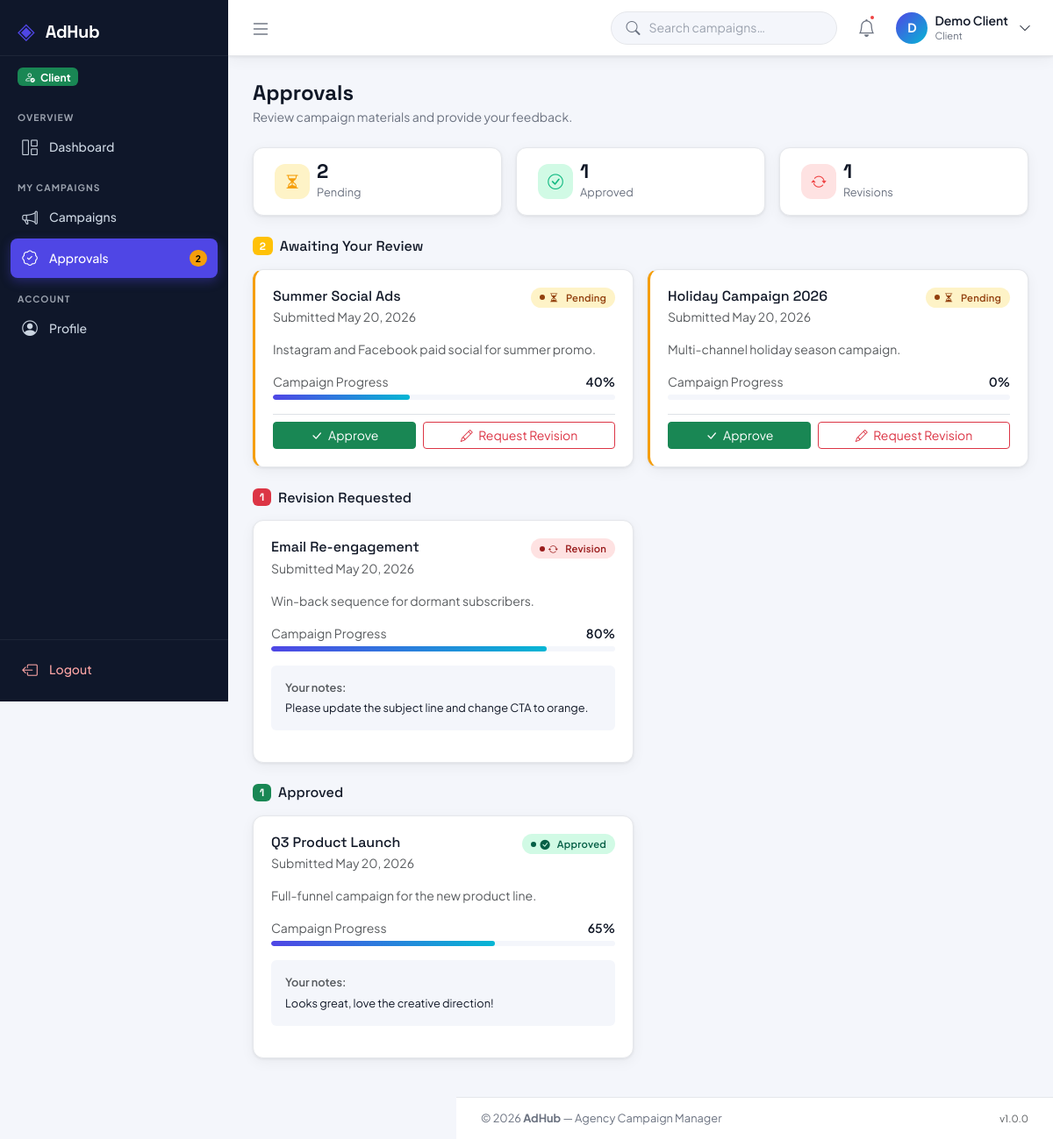
Page /client/approvals.php (signed in) on the committed database.
### tables this page shows
CREATE TABLE IF NOT EXISTS approvals (
    id          INT AUTO_INCREMENT PRIMARY KEY,
    campaign_id INT NOT NULL,
    asset_id    INT DEFAULT NULL,
    client_id   INT NOT NULL,
    status      ENUM('pending','approved','revision') DEFAULT 'pending',
    notes       TEXT,
    reviewed_at TIMESTAMP NULL,
    created_at  TIMESTAMP DEFAULT CURRENT_TIMESTAMP,
    FOREIGN KEY (campaign_id) REFERENCES campaigns(id) ON DELETE CASCADE,
    FOREIGN KEY (client_id)   REFERENCES users(id)     ON DELETE CASCADE,
    FOREIGN KEY (asset_id)    REFERENCES campaign_assets(id) ON DELETE SET NULL
);

CREATE TABLE IF NOT EXISTS campaigns (
    id          INT AUTO_INCREMENT PRIMARY KEY,
    title       VARCHAR(200) NOT NULL,
    description TEXT,
    client_id   INT NOT NULL,
    status      ENUM('draft','active','review','completed','paused') DEFAULT 'draft',
    budget      DECIMAL(12,2) DEFAULT 0.00,
    start_date  DATE,
    end_date    DATE,
    progress    INT DEFAULT 0,
    created_by  INT NOT NULL,
    created_at  TIMESTAMP DEFAULT CURRENT_TIMESTAMP,
    updated_at  TIMESTAMP DEFAULT CURRENT_TIMESTAMP ON UPDATE CURRENT_TIMESTAMP,
    FOREIGN KEY (client_id)  REFERENCES users(id) ON DELETE CASCADE,
    FOREIGN KEY (created_by) REFERENCES users(id) ON DELETE CASCADE
);

### client/approvals.php (the view, shortened to what this page needs)
<?php
require_once __DIR__ . '/../includes/header.php';
$stmt = $pdo->prepare(
    "SELECT a.id, a.status, a.notes, a.created_at, a.reviewed_at,
            c.id AS campaign_id, c.title AS campaign_title, c.status AS campaign_status,
            c.progress, c.description
     FROM approvals a
     JOIN campaigns c ON a.campaign_id = c.id
     WHERE a.client_id = ?
     ORDER BY
         FIELD(a.status, 'pending', 'revision', 'approved'),
         a.created_at DESC"
);
$stmt->execute([$user_id]);
$approvals = $stmt->fetchAll();
$counts = ['pending' => 0, 'approved' => 0, 'revision' => 0];
foreach ($approvals as $a) {
    $counts[$a['status']] = ($counts[$a['status']] ?? 0) + 1;
}
$badge_map = [
    'pending'  => 'badge-pending',
    'approved' => 'badge-approved',
    'revision' => 'badge-revision',
];
$icon_map = [
    'pending'  => 'bi-hourglass-split',
    'approved' => 'bi-check-circle-fill',
    'revision' => 'bi-arrow-repeat',
];
?>
<?php require_once __DIR__ . '/../includes/sidebar.php'; ?>
<div class="adhub-content-wrapper" id="contentWrapper">
    <?php require_once __DIR__ . '/../includes/navbar.php'; ?>
    <main class="adhub-main">
        <div class="page-header">
            <div>
                <h1 class="page-title">Approvals</h1>
                <p class="page-subtitle">Review campaign materials and provide your feedback.</p>
            </div>
        </div>
        <div class="d-flex gap-3 mb-4 flex-wrap">
            <div class="d-flex align-items-center gap-2 px-4 py-3 adhub-card" style="flex:1;min-width:140px;">
                <div class="stat-icon amber" style="width:40px;height:40px;font-size:1.1rem;">
                    <i class="bi bi-hourglass-split"></i>
                </div>
                <div>
                    <div class="stat-value" style="font-size:1.4rem;"><?= $counts['pending'] ?></div>
                    <div class="stat-label">Pending</div>
                </div>
            </div>
            <div class="d-flex align-items-center gap-2 px-4 py-3 adhub-card" style="flex:1;min-width:140px;">
                <div class="stat-icon green" style="width:40px;height:40px;font-size:1.1rem;">
                    <i class="bi bi-check-circle"></i>
                </div>
                <div>
                    <div class="stat-value" style="font-size:1.4rem;"><?= $counts['approved'] ?></div>
                    <div class="stat-label">Approved</div>
                </div>
            </div>
            <div class="d-flex align-items-center gap-2 px-4 py-3 adhub-card" style="flex:1;min-width:140px;">
                <div class="stat-icon red" style="width:40px;height:40px;font-size:1.1rem;">
                    <i class="bi bi-arrow-repeat"></i>
                </div>
                <div>
                    <div class="stat-value" style="font-size:1.4rem;"><?= $counts['revision'] ?></div>
                    <div class="stat-label">Revisions</div>
                </div>
            </div>
        </div>
        <?php if (empty($approvals)): ?>
        <div class="adhub-card">
            <div class="card-body text-center py-5 text-muted">
                <i class="bi bi-patch-check fs-1 d-block mb-3 opacity-25"></i>
                <p class="mb-0">No approval requests yet. Your agency will notify you when materials are ready for review.</p>
            </div>
        </div>
        <?php else: ?>
        <?php
        $grouped = ['pending' => [], 'revision' => [], 'approved' => []];
        foreach ($approvals as $a) {
            $grouped[$a['status']][] = $a;
        }
        $sections = [
            'pending'  => ['label' => 'Awaiting Your Review',    'color' => 'warning'],
            'revision' => ['label' => 'Revision Requested',      'color' => 'danger'],
            'approved' => ['label' => 'Approved',                 'color' => 'success'],
        ];
        foreach ($sections as $status => $section):
        ?>
        <div class="mb-4">
            <h6 class="fw-700 mb-3 d-flex align-items-center gap-2" style="font-family:var(--font-heading);">
                <span class="badge bg-<?= $section['color'] ?>"><?= count($grouped[$status]) ?></span>
                <?= $section['label'] ?>
            </h6>
            <div class="row g-3">
                <?php foreach ($grouped[$status] as $a): ?>
                <div class="col-lg-6">
                    <div class="adhub-card h-100 <?= $status === 'pending' ? 'approval-pending-card' : '' ?>">
                        <div class="card-body">
                            <div class="d-flex justify-content-between align-items-start mb-3">
                                <div>
                                    <h6 class="fw-700 mb-1" style="font-family:var(--font-heading);">
                                        <?= htmlspecialchars($a['campaign_title']) ?>
                                    </h6>
                                    <div class="text-muted small">
                                        Submitted <?= date('M d, Y', strtotime($a['created_at'])) ?>
                                    </div>
                                </div>
                                <span class="adhub-badge <?= $badge_map[$a['status']] ?>">
                                    <i class="bi <?= $icon_map[$a['status']] ?> me-1"></i>
                                    <?= ucfirst($a['status']) ?>
                                </span>
                            </div>
                            <?php if ($a['description']): ?>
                            <p class="text-muted small mb-3"><?= htmlspecialchars($a['description']) ?></p>
                            <?php endif; ?>
                            <div class="mb-3">
                                <div class="d-flex justify-content-between small mb-1">
                                    <span class="text-muted">Campaign Progress</span>
                                    <span class="fw-600"><?= $a['progress'] ?>%</span>
                                </div>
                                <div class="adhub-progress">
                                    <div class="adhub-progress-bar" data-progress="<?= $a['progress'] ?>"></div>
                                </div>
                            </div>
                            <?php if ($a['notes'] && $a['status'] !== 'pending'): ?>
                            <div class="rounded-2 p-3 mb-3" style="background:var(--ah-bg);font-size:.8rem;">
                                <div class="fw-600 mb-1 text-muted">Your notes:</div>
                                <?= htmlspecialchars($a['notes']) ?>
                            </div>
                            <?php endif; ?>
                            <?php if ($a['status'] === 'pending'): ?>
                            <div class="d-flex gap-2 pt-2 border-top">
                                <button class="btn btn-success btn-sm flex-grow-1"
                                        data-bs-toggle="modal"
                                        data-bs-target="#approvalModal"
                                        data-approval-id="<?= $a['id'] ?>"
                                        data-action="approved"
                                        data-campaign="<?= htmlspecialchars($a['campaign_title'], ENT_QUOTES) ?>">
                                    <i class="bi bi-check-lg me-1"></i> Approve
                                </button>
                                <button class="btn btn-outline-danger btn-sm flex-grow-1"
                                        data-bs-toggle="modal"
                                        data-bs-target="#approvalModal"
                                        data-approval-id="<?= $a['id'] ?>"
                                        data-action="revision"
                                        data-campaign="<?= htmlspecialchars($a['campaign_title'], ENT_QUOTES) ?>">
                                    <i class="bi bi-pencil me-1"></i> Request Revision
                                </button>
                            </div>
                            <?php endif; ?>
                        </div>
                    </div>
                </div>
                <?php endforeach; ?>
            </div>
        </div>
        <?php endforeach; ?>
        <?php endif; ?>
    </main>
    <?php require_once __DIR__ . '/../includes/footer.php'; ?>
<div class="toast-container position-fixed bottom-0 end-0 p-3" id="toastContainer"></div>

### assets/css/style.css (style rules this page uses)
:root { --ah-primary: #4f46e5; --ah-primary-dark: #3730a3; --ah-primary-light: #ede9fe; --ah-accent: #06b6d4; --ah-success: #10b981; --ah-warning: #f59e0b; --ah-danger: #ef4444; --ah-info: #3b82f6; --ah-bg: #f4f6fb; --ah-surface: #ffffff; --ah-border: #e5e7eb; --ah-text: #111827; --ah-text-muted: #6b7280; --ah-text-light: #9ca3af; --ah-sidebar-w: 260px; --ah-sidebar-bg: #0f172a; --ah-sidebar-text: #cbd5e1; --ah-sidebar-active:#4f46e5; --ah-navbar-h: 64px; --ah-radius: 12px; --ah-radius-sm: 8px; --ah-shadow: 0 1px 3px rgba(0,0,0,.07), 0 4px 16px rgba(0,0,0,.05); --ah-shadow-md: 0 4px 24px rgba(0,0,0,.10); --font-body: 'Plus Jakarta Sans', sans-serif; --font-heading: 'Space Grotesk', sans-serif; }
*, *::before, *::after { box-sizing: border-box; }
body.adhub-body { font-family: var(--font-body); background: var(--ah-bg); color: var(--ah-text); margin: 0; min-height: 100vh; }
h1, h2, h3, h4, h5, h6, .adhub-brand, .brand-text, .sidebar-brand { font-family: var(--font-heading); }
.adhub-content-wrapper { flex: 1; margin-left: var(--ah-sidebar-w); display: flex; flex-direction: column; min-height: 100vh; transition: margin-left .25s ease; }
.adhub-main { flex: 1; padding: 28px 28px 20px; }
.page-header { display: flex; align-items: flex-start; justify-content: space-between; flex-wrap: wrap; gap: 12px; margin-bottom: 24px; }
.page-title { font-family: var(--font-heading); font-size: 1.5rem; font-weight: 700; color: var(--ah-text); margin: 0; }
.page-subtitle { font-size: .875rem; color: var(--ah-text-muted); margin: 2px 0 0; }
.stat-icon { width: 52px; height: 52px; border-radius: var(--ah-radius); display: flex; align-items: center; justify-content: center; font-size: 1.4rem; flex-shrink: 0; }
.stat-icon.green { background: #d1fae5; color: var(--ah-success); }
.stat-icon.amber { background: #fef3c7; color: var(--ah-warning); }
.stat-icon.red { background: #fee2e2; color: var(--ah-danger); }
.stat-value { font-family: var(--font-heading); font-size: 1.6rem; font-weight: 700; line-height: 1; color: var(--ah-text); }
.stat-label { font-size: .8rem; color: var(--ah-text-muted); margin-top: 3px; }
.adhub-card { background: var(--ah-surface); border: 1px solid var(--ah-border); border-radius: var(--ah-radius); box-shadow: var(--ah-shadow); }
.adhub-card .card-body { padding: 20px; }
.adhub-badge { display: inline-flex; align-items: center; gap: 4px; padding: 3px 10px; border-radius: 20px; font-size: .7rem; font-weight: 600; letter-spacing: .02em; }
.adhub-badge::before { content: ''; width: 6px; height: 6px; border-radius: 50%; background: currentColor; }
.badge-pending { background: #fef3c7; color: #92400e; }
.badge-approved { background: #d1fae5; color: #065f46; }
.badge-revision { background: #fee2e2; color: #991b1b; }
.adhub-progress { height: 6px; border-radius: 3px; background: var(--ah-bg); overflow: hidden; }
.adhub-progress-bar { height: 100%; border-radius: 3px; background: linear-gradient(90deg, var(--ah-primary), var(--ah-accent)); transition: width .6s ease; }
.fw-600 { font-weight: 600; }

### client/approvals.php (style rules this page uses)
.approval-pending-card { border-left: 3px solid var(--ah-warning) !important; }

### rows in the picture
approvals: campaign.title "Summer Social Ads", created_at "May 20, 2026", status "Pending", campaign.description "Instagram and Facebook paid social for summer promo.", campaign.progress "40"
approvals: campaign.title "Holiday Campaign 2026", created_at "May 20, 2026", status "Pending", campaign.description "Multi-channel holiday season campaign.", campaign.progress "0"
approvals: campaign.title "Email Re-engagement", created_at "May 20, 2026", status "Revision", campaign.description "Win-back sequence for dormant subscribers.", campaign.progress "80", notes "Please update the subject line and change CTA to orange."
approvals: campaign.title "Q3 Product Launch", created_at "May 20, 2026", status "Approved", campaign.description "Full-funnel campaign for the new product line.", campaign.progress "65", notes "Looks great, love the creative direction!"

### other values in the picture
$user_role "Client"
substr($user_name, 0, 1) "D"
$user_name "Demo Client"
$counts['pending'] "2"
$counts['approved'] "1"
$counts['revision'] "1"
count($grouped[$status]) "2"
$section['label'] "Awaiting Your Review"
count($grouped[$status]) "1"
$section['label'] "Revision Requested"
$section['label'] "Approved"
